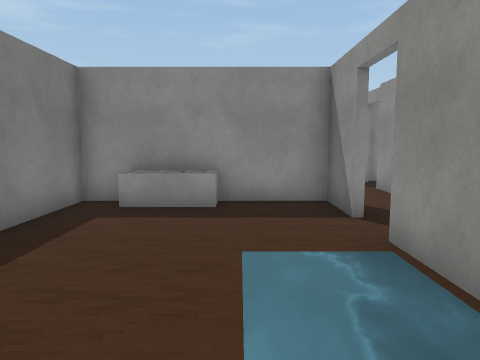
View 1 (above)

16 first-person views from a walk through a scene from a Unity 3-D project. The camera is 1.3 m above the floor, tilts 6° down and sees 70° across. The floor is counted in squares, 1 m on a side. Each view is taken from the middle of a square. On the plan, view 1 faces up. The plan holds only what a view shows up to about 15 squares ahead; the rest is blank. The place goes on beyond the plan. The player is left out. Some surface patterns are stand-ins.

View 2
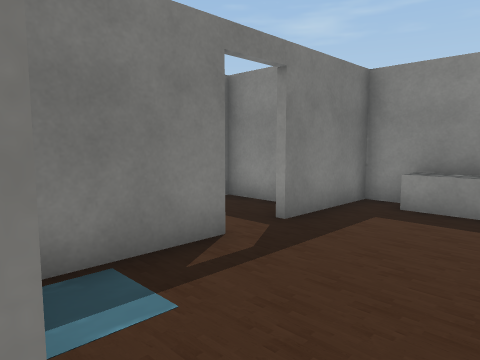

View 3
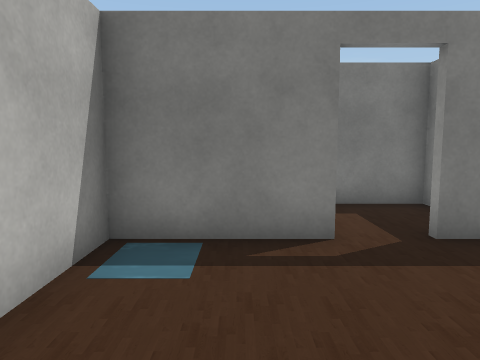

View 4
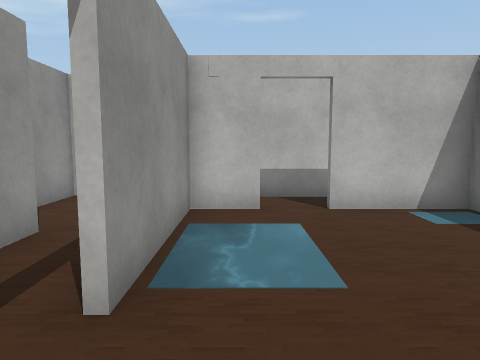

View 5
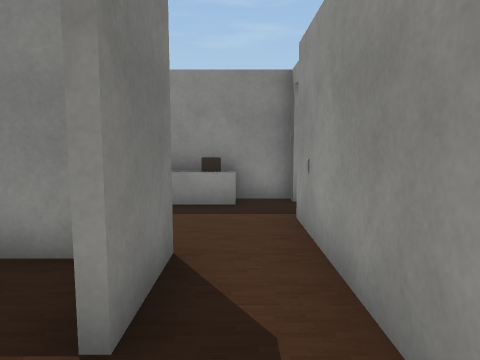

View 6
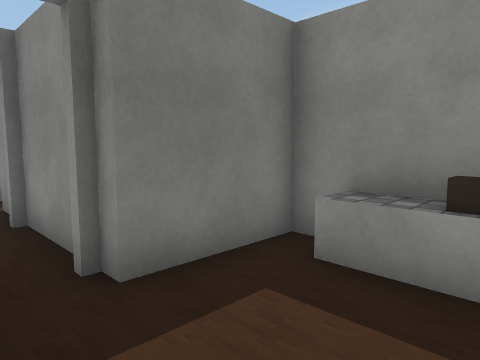

View 7
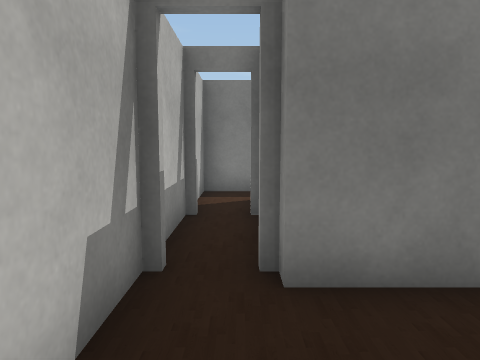

View 8
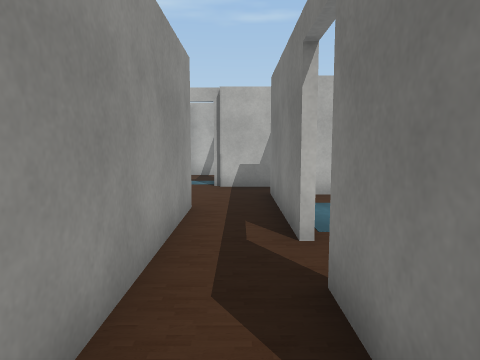

View 9
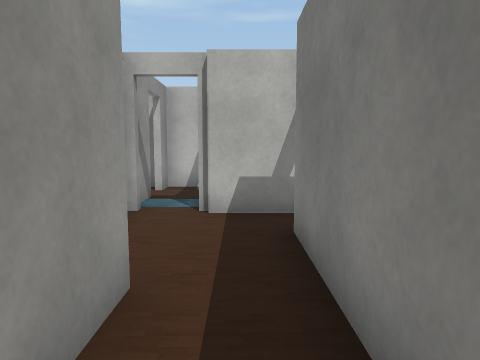

View 10
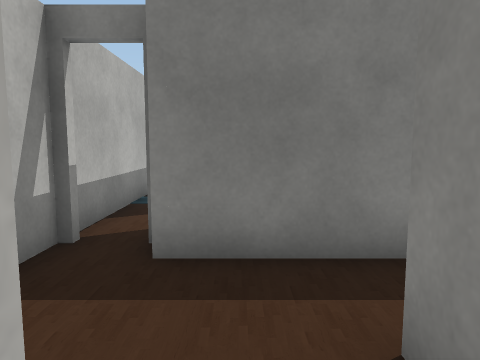

View 11
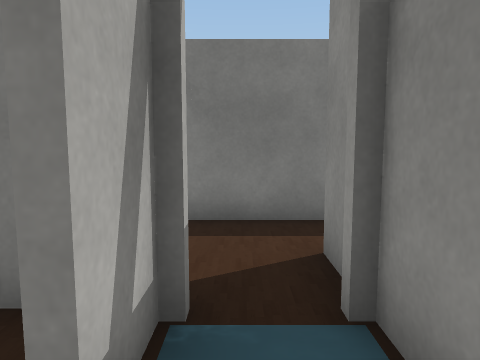

View 12
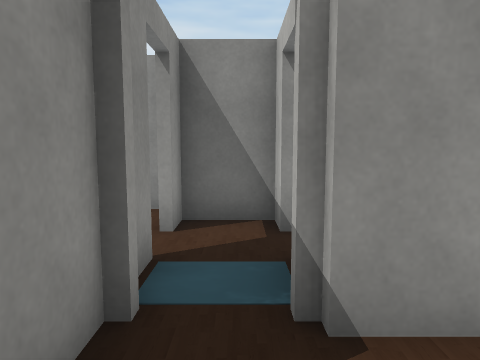

View 13
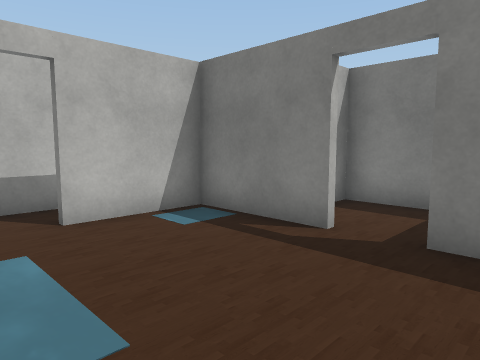

View 14
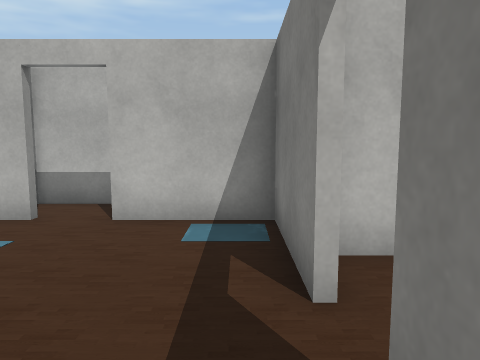

View 15
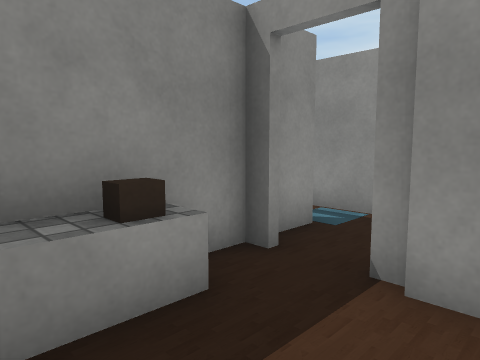

View 16
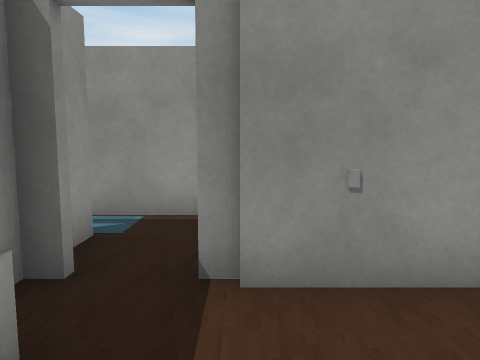

### Floor plan
Key: @ floor where view 1 was taken; # wall or solid block; x gap in a wall; . floor; ~ water the walk can cross; ≈ water the walk keeps out of; O other object.
Columns run from 7 left of view 1 to 9 right of it. Each row starts with its distance up from view 1.
 13               #
 12        ####O# #
 11        #OOO...#
 10        #...O
  9   ##O##O...#
  8   ##O#O###.#
  7   ##.OO..#.#
  6 ####.....#.#
  5 #..#.......#
  4 #.......~#.#
  3 #..#....~#.#
  2 ####....~#.##O###
  1    #.....#...~..#
  0    ####@#O..O#xx#
 -1      ###O  .##
 -2       #####OO
 -3            ≈#

Positions as (right, up) in squares from view 1, and headings:
1: (0, 0), facing up
2: (0, 0), facing up-left
3: (1, 2), facing left
4: (1, 7), facing down
5: (3, 4), facing up
6: (3, 8), facing up-left
7: (3, 9), facing left
8: (3, 9), facing down
9: (3, 5), facing down
10: (6, 1), facing left
11: (8, 1), facing left
12: (3, 1), facing right
13: (1, 6), facing down-left
14: (-3, 6), facing down
15: (1, 9), facing up-right
16: (1, 10), facing right
